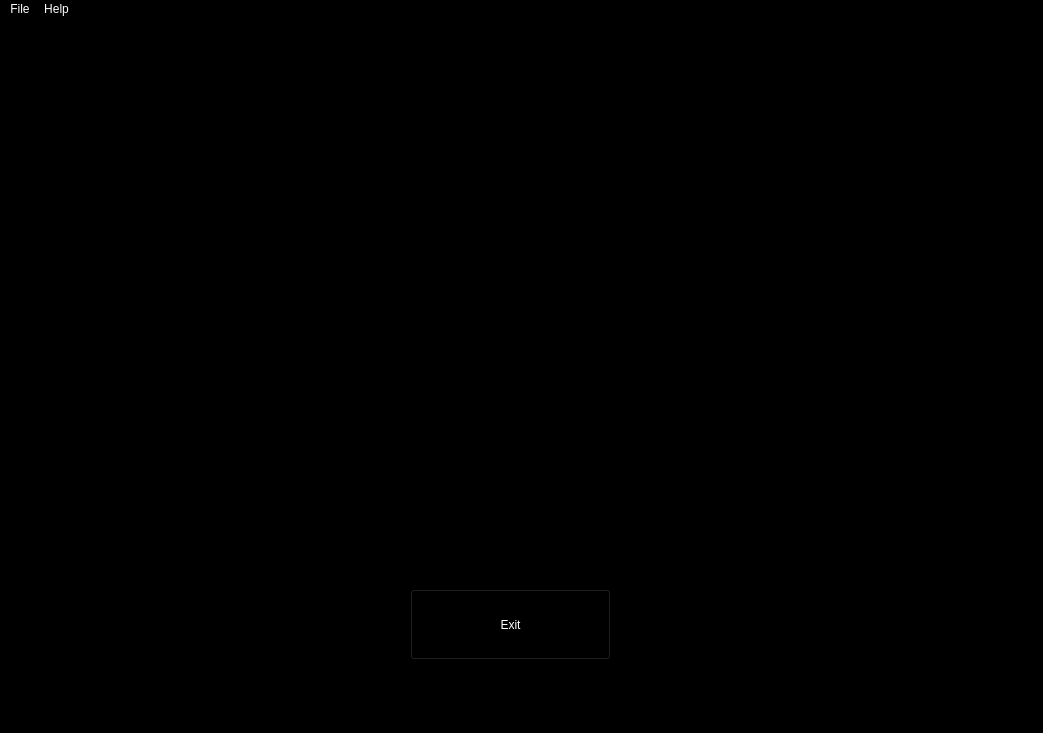
<?xml version="1.0" encoding="UTF-8"?>
<ui version="4.0">
 <class>MainWindow</class>
 <widget class="QMainWindow" name="MainWindow">
  <property name="geometry">
   <rect>
    <x>0</x>
    <y>0</y>
    <width>1043</width>
    <height>733</height>
   </rect>
  </property>
  <property name="windowTitle">
   <string>MainWindow</string>
  </property>
  <property name="styleSheet">
   <string notr="true">background-color: rgb(0, 0, 0);
color: rgb(255, 255, 255);</string>
  </property>
  <widget class="QWidget" name="centralwidget">
   <widget class="QLabel" name="label">
    <property name="geometry">
     <rect>
      <x>-90</x>
      <y>0</y>
      <width>1131</width>
      <height>681</height>
     </rect>
    </property>
    <property name="text">
     <string/>
    </property>
    <property name="pixmap">
     <pixmap>../../../../../Downloads/WhatsApp Image 2024-05-15 at 15.33.24_45967b20.jpg</pixmap>
    </property>
   </widget>
   <widget class="QPushButton" name="exitButton">
    <property name="geometry">
     <rect>
      <x>410</x>
      <y>570</y>
      <width>201</width>
      <height>71</height>
     </rect>
    </property>
    <property name="text">
     <string>Exit</string>
    </property>
   </widget>
  </widget>
  <widget class="QStatusBar" name="statusbar"/>
  <widget class="QMenuBar" name="menubar">
   <property name="geometry">
    <rect>
     <x>0</x>
     <y>0</y>
     <width>1043</width>
     <height>26</height>
    </rect>
   </property>
   <widget class="QMenu" name="menuFile">
    <property name="title">
     <string>File</string>
    </property>
    <addaction name="actionAdd_Prisoner"/>
    <addaction name="actionModify_Prisoner"/>
    <addaction name="actionSearch_Prisoner"/>
    <addaction name="actionList_Prisoner"/>
   </widget>
   <widget class="QMenu" name="menuHelp">
    <property name="title">
     <string>Help</string>
    </property>
    <addaction name="actionHelp"/>
    <addaction name="actionAbout"/>
   </widget>
   <addaction name="menuFile"/>
   <addaction name="menuHelp"/>
  </widget>
  <action name="actionAdd_Prisoner">
   <property name="text">
    <string>Add Prisoner</string>
   </property>
  </action>
  <action name="actionModify_Prisoner">
   <property name="text">
    <string>Modify Prisoner</string>
   </property>
  </action>
  <action name="actionSearch_Prisoner">
   <property name="text">
    <string>Search Prisoner</string>
   </property>
  </action>
  <action name="actionList_Prisoner">
   <property name="text">
    <string>List Prisoner</string>
   </property>
  </action>
  <action name="actionHelp">
   <property name="text">
    <string>Help</string>
   </property>
  </action>
  <action name="actionAbout">
   <property name="text">
    <string>About</string>
   </property>
  </action>
  <action name="actionhi">
   <property name="text">
    <string>hi</string>
   </property>
  </action>
 </widget>
 <resources/>
 <connections>
  <connection>
   <sender>exitButton</sender>
   <signal>clicked()</signal>
   <receiver>MainWindow</receiver>
   <slot>close()</slot>
   <hints>
    <hint type="sourcelabel">
     <x>546</x>
     <y>648</y>
    </hint>
    <hint type="destinationlabel">
     <x>692</x>
     <y>730</y>
    </hint>
   </hints>
  </connection>
 </connections>
</ui>
